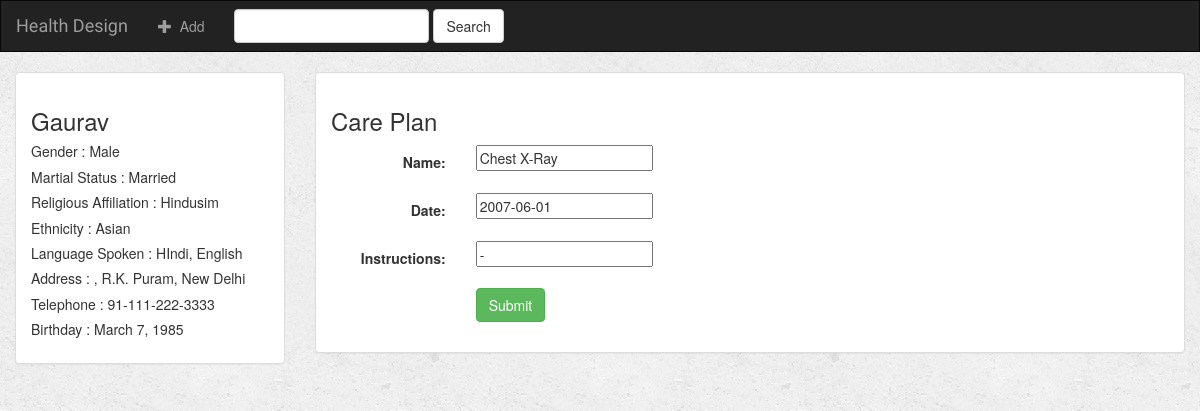
Screenshot of /10/3/update-careplan/ with the database file from the repository.
### HealthDesign/models.py (models this page shows)
class Demographics(models.Model):
    first_name = models.CharField(max_length=30)
    last_name = models.CharField(max_length=30)
    gender = models.CharField(max_length=6)
    martial_status = models.CharField(max_length=10)
    religious_affiliation = models.CharField(max_length=10)
    ethnicity = models.CharField(max_length=30)
    language_spoken = models.CharField(max_length=50)
    address = models.CharField(max_length=100)
    telephone = models.CharField(max_length=20)
    birthday = models.DateField()

class CarePlan(models.Model):
    demographics = models.ForeignKey(Demographics, on_delete=models.CASCADE)
    name = models.CharField(max_length=50)
    date = models.DateField()
    instructions = models.CharField(max_length=100)

### HealthDesign/views.py (the view)
# urls.py: url(r'(?P<demographics_id>[0-9]+)/(?P<careplan_id>[0-9]+)/update-careplan/$', views.careplan_update, name='careplan-update'),
def careplan_update(request, demographics_id, careplan_id):
    demographics = get_object_or_404(Demographics, pk=demographics_id)
    careplan = get_object_or_404(CarePlan, pk=careplan_id)
    form = CarePlanForm(request.POST or None, request.FILES or None, instance=careplan)
    if form.is_valid():
        careplan = form.save(commit=False)
        careplan.demographics = demographics
        careplan.save()
        return render(request, 'HealthDesign/detail.html', {'demographics': demographics})
    context = {
        "form": form,
        "demographics": demographics
    }
    return render(request, 'HealthDesign/careplan_form.html', context)

### HealthDesign/forms.py
class CarePlanForm(forms.ModelForm):
    class Meta:
        model = CarePlan
        fields = ['name', 'date', 'instructions']

### HealthDesign/templates/HealthDesign/careplan_form.html (shortened to what this page needs)
{% extends 'HealthDesign/base.html' %}
{% block body %}
<div class="container-fluid">
    <div class="row">
        <div class="col-sm-4 col-md-3">
            <div class="panel panel-default">
                <div class="panel-body">
                    <h3>{{ demographics.first_name }} {{ demographics.Last_name }}</h3>
                    <h5> Gender : {{ demographics.gender }}</h5>
                    <h5> Martial Status : {{ demographics.martial_status }}</h5>
                    <h5> Religious Affiliation : {{ demographics.religious_affiliation }}</h5>
                    <h5> Ethnicity : {{ demographics.ethnicity }}</h5>
                    <h5> Language Spoken : {{ demographics.language_spoken }}</h5>
                    <h5> Address : {{ demographics.address }}</h5>
                    <h5> Telephone : {{ demographics.telephone }}</h5>
                    <h5> Birthday : {{ demographics.birthday }}</h5>
                </div>
            </div>
        </div>
        <div class="col-sm-8 col-md-9">
            <div class="panel panel-default">
                <div class="panel-body">
                    <h3>Care Plan</h3>
                    <form class="form-horizontal" role="form" action="" method="post" enctype="multipart/form-data">
                        {% include 'HealthDesign/form_template.html' %}
                        <div class="form-group">
                            <div class="col-sm-offset-2 col-sm-10">
                                <button type="submit" class="btn btn-success">Submit</button>
                            </div>
                        </div>
                    </form>
                </div>
            </div>
        </div>
    </div>
</div>
{% endblock %}

### HealthDesign/templates/HealthDesign/form_template.html (shortened to what this page needs)
{% for field in form %}
    <div class="form-group">
        <div class="col-sm-offset-2 col-sm-10">
        </div>
        <label class="control-label col-sm-2">{{ field.label_tag }}</label>
        <div class="col-sm-10">{{ field }}</div>
    </div>
{% endfor %}

### HealthDesign/static/HealthDesign/style.css (style rules this page uses)
body { background: white url("images/background.png"); }

### rows the page displays
Demographics: first_name "Gaurav", gender "Male", martial_status "Married", religious_affiliation "Hindusim", ethnicity "Asian", language_spoken "HIndi, English", address ", R.K. Puram, New Delhi", telephone "91-111-222-3333", birthday "March 7, 1985"
CarePlan: form "Chest X-Ray" "2007-06-01" "-"

### other values shown
{{ field.label_tag }} "Name:" "Date:" "Instructions:"
